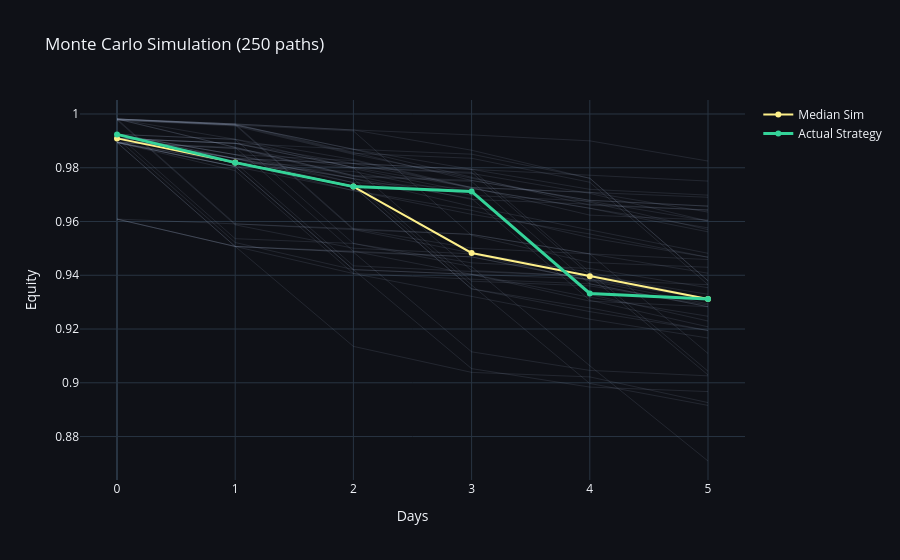

The code cell stored with this chart in its notebook:
### Markdown cell above
## 3. Monte Carlo Robustness Test
Shuffling daily returns 250 times to test if the strategy's performance is luck-based.

### Code cell
n_sims = 250
strat_returns = bt['net_return'].drop_nulls().to_numpy()
sim_results = []

for _ in range(n_sims):
    shuffled = np.random.choice(strat_returns, size=len(strat_returns), replace=True)
    sim_results.append(np.cumprod(1 + shuffled))

fig_mc = go.Figure()
for sim in sim_results[:50]: # plot subset for speed
    fig_mc.add_trace(go.Scatter(y=sim, mode='lines', line=dict(width=0.5), opacity=0.3, showlegend=False, line_color='#94a3b8'))
    
fig_mc.add_trace(go.Scatter(y=np.percentile(sim_results, 50, axis=0), name='Median Sim', line=dict(color='#fef08a', width=2)))
fig_mc.add_trace(go.Scatter(y=np.cumprod(1 + strat_returns), name='Actual Strategy', line=dict(color='#34d399', width=3)))

fig_mc.update_layout(
    title=f"Monte Carlo Simulation ({n_sims} paths)",
    xaxis_title="Days",
    yaxis_title="Equity",
    **PLOTLY_DARK
)
fig_mc.show()

### Figure 1 — Plotly figure (JSON) as saved in the notebook; plotly's stock layout.template omitted (floating-point values rounded to 4 significant figures)
{"data": [{"line": {"color": "#94a3b8", "width": 0.5}, "mode": "lines", "opacity": 0.3, "showlegend": false, "type": "scatter", "y": [0.9909, 0.9834, 0.9745, 0.9723, 0.965, 0.9576]}, {"line": {"color": "#94a3b8", "width": 0.5}, "mode": "lines", "opacity": 0.3, "showlegend": false, "type": "scatter", "y": [0.9909, 0.9891, 0.9801, 0.9727, 0.9709, 0.9635]}, {"line": {"color": "#94a3b8", "width": 0.5}, "mode": "lines", "opacity": 0.3, "showlegend": false, "type": "scatter", "y": [0.9909, 0.9891, 0.9869, 0.9851, 0.9761, 0.938]}, {"line": {"color": "#94a3b8", "width": 0.5}, "mode": "lines", "opacity": 0.3, "showlegend": false, "type": "scatter", "y": [0.9924, 0.9906, 0.9518, 0.9432, 0.9063, 0.8709]}, {"line": {"color": "#94a3b8", "width": 0.5}, "mode": "lines", "opacity": 0.3, "showlegend": false, "type": "scatter", "y": [0.9924, 0.9849, 0.976, 0.9378, 0.9361, 0.929]}, {"line": {"color": "#94a3b8", "width": 0.5}, "mode": "lines", "opacity": 0.3, "showlegend": false, "type": "scatter", "y": [0.9981, 0.9959, 0.9869, 0.9794, 0.972, 0.9698]}, {"line": {"color": "#94a3b8", "width": 0.5}, "mode": "lines", "opacity": 0.3, "showlegend": false, "type": "scatter", "y": [0.9924, 0.9834, 0.9816, 0.9794, 0.9772, 0.975]}, {"line": {"color": "#94a3b8", "width": 0.5}, "mode": "lines", "opacity": 0.3, "showlegend": false, "type": "scatter", "y": [0.9924, 0.9819, 0.9801, 0.9779, 0.9705, 0.9602]}, {"line": {"color": "#94a3b8", "width": 0.5}, "mode": "lines", "opacity": 0.3, "showlegend": false, "type": "scatter", "y": [0.9924, 0.9849, 0.9827, 0.9723, 0.9649, 0.9562]}, {"line": {"color": "#94a3b8", "width": 0.5}, "mode": "lines", "opacity": 0.3, "showlegend": false, "type": "scatter", "y": [0.9894, 0.9819, 0.9435, 0.9414, 0.9397, 0.9029]}, {"line": {"color": "#94a3b8", "width": 0.5}, "mode": "lines", "opacity": 0.3, "showlegend": false, "type": "scatter", "y": [0.9894, 0.9872, 0.9767, 0.9749, 0.9368, 0.9283]}, {"line": {"color": "#94a3b8", "width": 0.5}, "mode": "lines", "opacity": 0.3, "showlegend": false, "type": "scatter", "y": [0.9924, 0.9849, 0.9744, 0.9364, 0.8997, 0.8916]}, {"line": {"color": "#94a3b8", "width": 0.5}, "mode": "lines", "opacity": 0.3, "showlegend": false, "type": "scatter", "y": [0.9894, 0.9804, 0.9715, 0.9642, 0.9539, 0.9467]}, {"line": {"color": "#94a3b8", "width": 0.5}, "mode": "lines", "opacity": 0.3, "showlegend": false, "type": "scatter", "y": [0.9894, 0.9507, 0.9406, 0.9321, 0.9237, 0.9167]}, {"line": {"color": "#94a3b8", "width": 0.5}, "mode": "lines", "opacity": 0.3, "showlegend": false, "type": "scatter", "y": [0.9909, 0.9891, 0.9816, 0.9727, 0.9624, 0.9606]}, {"line": {"color": "#94a3b8", "width": 0.5}, "mode": "lines", "opacity": 0.3, "showlegend": false, "type": "scatter", "y": [0.9924, 0.9819, 0.973, 0.935, 0.9265, 0.9194]}, {"line": {"color": "#94a3b8", "width": 0.5}, "mode": "lines", "opacity": 0.3, "showlegend": false, "type": "scatter", "y": [0.9978, 0.9956, 0.985, 0.9761, 0.9672, 0.957]}, {"line": {"color": "#94a3b8", "width": 0.5}, "mode": "lines", "opacity": 0.3, "showlegend": false, "type": "scatter", "y": [0.9894, 0.9804, 0.9421, 0.9403, 0.9304, 0.9283]}, {"line": {"color": "#94a3b8", "width": 0.5}, "mode": "lines", "opacity": 0.3, "showlegend": false, "type": "scatter", "y": [0.9609, 0.9507, 0.9486, 0.9468, 0.9383, 0.9311]}, {"line": {"color": "#94a3b8", "width": 0.5}, "mode": "lines", "opacity": 0.3, "showlegend": false, "type": "scatter", "y": [0.9894, 0.9876, 0.9771, 0.9682, 0.9664, 0.9643]}, {"line": {"color": "#94a3b8", "width": 0.5}, "mode": "lines", "opacity": 0.3, "showlegend": false, "type": "scatter", "y": [0.9894, 0.9789, 0.9406, 0.9386, 0.9368, 0.9283]}, {"line": {"color": "#94a3b8", "width": 0.5}, "mode": "lines", "opacity": 0.3, "showlegend": false, "type": "scatter", "y": [0.9924, 0.9834, 0.973, 0.935, 0.9279, 0.9194]}, {"line": {"color": "#94a3b8", "width": 0.5}, "mode": "lines", "opacity": 0.3, "showlegend": false, "type": "scatter", "y": [0.9894, 0.9819, 0.9715, 0.9627, 0.9554, 0.9467]}, {"line": {"color": "#94a3b8", "width": 0.5}, "mode": "lines", "opacity": 0.3, "showlegend": false, "type": "scatter", "y": [0.9981, 0.9876, 0.949, 0.9468, 0.9383, 0.9365]}, {"line": {"color": "#94a3b8", "width": 0.5}, "mode": "lines", "opacity": 0.3, "showlegend": false, "type": "scatter", "y": [0.9981, 0.9591, 0.9573, 0.9501, 0.948, 0.9109]}, {"line": {"color": "#94a3b8", "width": 0.5}, "mode": "lines", "opacity": 0.3, "showlegend": false, "type": "scatter", "y": [0.9981, 0.9906, 0.9831, 0.9726, 0.9708, 0.969]}, {"line": {"color": "#94a3b8", "width": 0.5}, "mode": "lines", "opacity": 0.3, "showlegend": false, "type": "scatter", "y": [0.9981, 0.9963, 0.9941, 0.9922, 0.99, 0.9825]}, {"line": {"color": "#94a3b8", "width": 0.5}, "mode": "lines", "opacity": 0.3, "showlegend": false, "type": "scatter", "y": [0.9978, 0.9959, 0.9869, 0.9764, 0.9661, 0.9643]}, {"line": {"color": "#94a3b8", "width": 0.5}, "mode": "lines", "opacity": 0.3, "showlegend": false, "type": "scatter", "y": [0.9978, 0.9588, 0.9501, 0.948, 0.9379, 0.9294]}, {"line": {"color": "#94a3b8", "width": 0.5}, "mode": "lines", "opacity": 0.3, "showlegend": false, "type": "scatter", "y": [0.9981, 0.9876, 0.9771, 0.9753, 0.9679, 0.9657]}, {"line": {"color": "#94a3b8", "width": 0.5}, "mode": "lines", "opacity": 0.3, "showlegend": false, "type": "scatter", "y": [0.9894, 0.9872, 0.9797, 0.9708, 0.9329, 0.923]}, {"line": {"color": "#94a3b8", "width": 0.5}, "mode": "lines", "opacity": 0.3, "showlegend": false, "type": "scatter", "y": [0.9924, 0.9536, 0.9518, 0.9446, 0.9425, 0.9354]}, {"line": {"color": "#94a3b8", "width": 0.5}, "mode": "lines", "opacity": 0.3, "showlegend": false, "type": "scatter", "y": [0.9981, 0.9963, 0.9573, 0.9552, 0.948, 0.9458]}, {"line": {"color": "#94a3b8", "width": 0.5}, "mode": "lines", "opacity": 0.3, "showlegend": false, "type": "scatter", "y": [0.9909, 0.9891, 0.9801, 0.9783, 0.9401, 0.9329]}, {"line": {"color": "#94a3b8", "width": 0.5}, "mode": "lines", "opacity": 0.3, "showlegend": false, "type": "scatter", "y": [0.9924, 0.9906, 0.9801, 0.9418, 0.9397, 0.9311]}, {"line": {"color": "#94a3b8", "width": 0.5}, "mode": "lines", "opacity": 0.3, "showlegend": false, "type": "scatter", "y": [0.9609, 0.9507, 0.949, 0.9403, 0.9386, 0.9315]}, {"line": {"color": "#94a3b8", "width": 0.5}, "mode": "lines", "opacity": 0.3, "showlegend": false, "type": "scatter", "y": [0.9609, 0.9591, 0.957, 0.9483, 0.9411, 0.9043]}, {"line": {"color": "#94a3b8", "width": 0.5}, "mode": "lines", "opacity": 0.3, "showlegend": false, "type": "scatter", "y": [0.9609, 0.9507, 0.9486, 0.9115, 0.9046, 0.9026]}, {"line": {"color": "#94a3b8", "width": 0.5}, "mode": "lines", "opacity": 0.3, "showlegend": false, "type": "scatter", "y": [0.9894, 0.9804, 0.9421, 0.9053, 0.8984, 0.8967]}, {"line": {"color": "#94a3b8", "width": 0.5}, "mode": "lines", "opacity": 0.3, "showlegend": false, "type": "scatter", "y": [0.9894, 0.9507, 0.9136, 0.9039, 0.9022, 0.8926]}, {"line": {"color": "#94a3b8", "width": 0.5}, "mode": "lines", "opacity": 0.3, "showlegend": false, "type": "scatter", "y": [0.9909, 0.9834, 0.976, 0.9656, 0.9569, 0.9482]}, {"line": {"color": "#94a3b8", "width": 0.5}, "mode": "lines", "opacity": 0.3, "showlegend": false, "type": "scatter", "y": [0.9981, 0.9959, 0.9937, 0.9549, 0.9447, 0.943]}, {"line": {"color": "#94a3b8", "width": 0.5}, "mode": "lines", "opacity": 0.3, "showlegend": false, "type": "scatter", "y": [0.9909, 0.9834, 0.976, 0.9686, 0.9307, 0.9208]}, {"line": {"color": "#94a3b8", "width": 0.5}, "mode": "lines", "opacity": 0.3, "showlegend": false, "type": "scatter", "y": [0.9978, 0.9959, 0.957, 0.9552, 0.948, 0.9408]}, {"line": {"color": "#94a3b8", "width": 0.5}, "mode": "lines", "opacity": 0.3, "showlegend": false, "type": "scatter", "y": [0.9981, 0.9963, 0.9941, 0.9865, 0.9761, 0.9379]}, {"line": {"color": "#94a3b8", "width": 0.5}, "mode": "lines", "opacity": 0.3, "showlegend": false, "type": "scatter", "y": [0.9909, 0.9522, 0.9421, 0.9403, 0.9318, 0.9248]}, {"line": {"color": "#94a3b8", "width": 0.5}, "mode": "lines", "opacity": 0.3, "showlegend": false, "type": "scatter", "y": [0.9909, 0.9834, 0.9816, 0.9794, 0.9411, 0.9311]}, {"line": {"color": "#94a3b8", "width": 0.5}, "mode": "lines", "opacity": 0.3, "showlegend": false, "type": "scatter", "y": [0.9981, 0.9963, 0.9857, 0.9753, 0.9679, 0.9657]}, {"line": {"color": "#94a3b8", "width": 0.5}, "mode": "lines", "opacity": 0.3, "showlegend": false, "type": "scatter", "y": [0.9894, 0.9804, 0.9786, 0.9697, 0.9676, 0.9602]}, {"line": {"color": "#94a3b8", "width": 0.5}, "mode": "lines", "opacity": 0.3, "showlegend": false, "type": "scatter", "y": [0.9981, 0.9959, 0.9854, 0.9835, 0.9746, 0.9365]}, {"line": {"color": "#fef08a", "width": 2}, "name": "Median Sim", "type": "scatter", "y": [0.9909, 0.9819, 0.973, 0.9483, 0.9397, 0.9311]}, {"line": {"color": "#34d399", "width": 3}, "name": "Actual Strategy", "type": "scatter", "y": [0.9924, 0.9819, 0.973, 0.9712, 0.9332, 0.9311]}], "layout": {"paper_bgcolor": "#0f1117", "plot_bgcolor": "#0f1117", "title": {"text": "Monte Carlo Simulation (250 paths)"}, "xaxis": {"title": {"text": "Days"}}, "yaxis": {"title": {"text": "Equity"}}}}
